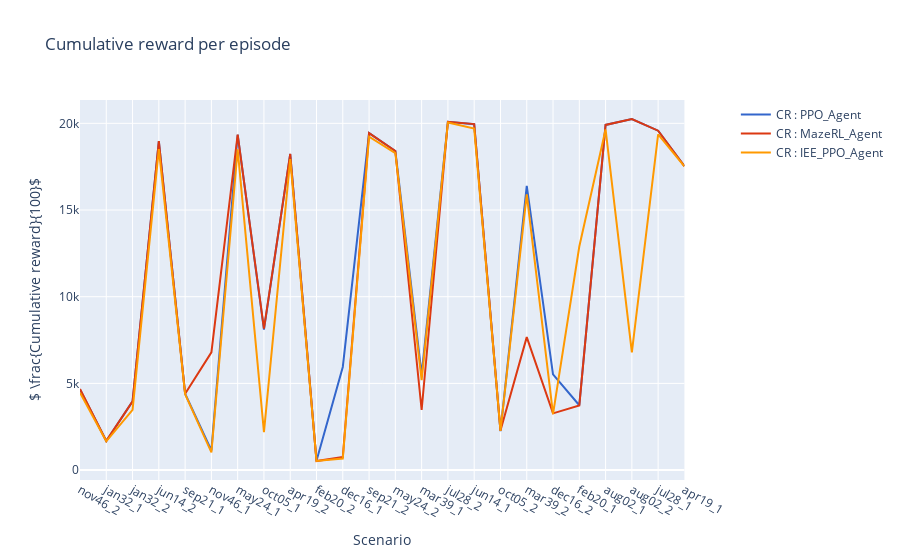

Notebook code cell kept with this figure:
### Markdown cell above
# <a class="anchor" id="cumulatives_reward">Cumulative rewards</a>

### Code cell
agents.plot_cumulative_reward(agents_results)

### Figure 1 — Plotly figure (JSON) as saved in the notebook; plotly's stock layout.template omitted (floating-point values rounded to 4 significant figures)
{"data": [{"line": {"color": "#3366CC", "width": 2}, "name": "CR : PPO_Agent", "type": "scatter", "x": ["nov46_2", "jan32_1", "jan32_2", "jun14_2", "sep21_1", "nov46_1", "may24_1", "oct05_1", "apr19_2", "feb20_2", "dec16_1", "sep21_2", "may24_2", "mar39_1", "jul28_2", "jun14_1", "oct05_2", "mar39_2", "dec16_2", "feb20_1", "aug02_1", "aug02_2", "jul28_1", "apr19_1"], "xaxis": "x", "y": [4643.0, 1676.0, 3964.0, 18980.0, 4404.0, 1136.0, 19340.0, 8096.0, 18230.0, 538.0, 5947.0, 19440.0, 18410.0, 5508.0, 20090.0, 19950.0, 2240.0, 16390.0, 5520.0, 3738.0, 19910.0, 20250.0, 19570.0, 17530.0], "yaxis": "y"}, {"line": {"color": "#DC3912", "width": 2}, "name": "CR : MazeRL_Agent", "type": "scatter", "x": ["nov46_2", "jan32_1", "jan32_2", "jun14_2", "sep21_1", "nov46_1", "may24_1", "oct05_1", "apr19_2", "feb20_2", "dec16_1", "sep21_2", "may24_2", "mar39_1", "jul28_2", "jun14_1", "oct05_2", "mar39_2", "dec16_2", "feb20_1", "aug02_1", "aug02_2", "jul28_1", "apr19_1"], "xaxis": "x", "y": [4674.0, 1682.0, 3964.0, 18980.0, 4404.0, 6790.0, 19350.0, 8161.0, 18230.0, 522.8, 749.2, 19440.0, 18410.0, 3466.0, 20090.0, 19950.0, 2279.0, 7668.0, 3270.0, 3730.0, 19910.0, 20250.0, 19580.0, 17540.0], "yaxis": "y"}, {"line": {"color": "#FF9900", "width": 2}, "name": "CR : IEE_PPO_Agent", "type": "scatter", "x": ["nov46_2", "jan32_1", "jan32_2", "jun14_2", "sep21_1", "nov46_1", "may24_1", "oct05_1", "apr19_2", "feb20_2", "dec16_1", "sep21_2", "may24_2", "mar39_1", "jul28_2", "jun14_1", "oct05_2", "mar39_2", "dec16_2", "feb20_1", "aug02_1", "aug02_2", "jul28_1", "apr19_1"], "xaxis": "x", "y": [4460.0, 1656.0, 3471.0, 18510.0, 4380.0, 1022.0, 18500.0, 2185.0, 17930.0, 522.8, 668.4, 19230.0, 18280.0, 5190.0, 20050.0, 19690.0, 2259.0, 15910.0, 3232.0, 12890.0, 19650.0, 6795.0, 19360.0, 17520.0], "yaxis": "y"}], "layout": {"title": {"text": "Cumulative reward per episode"}, "xaxis": {"anchor": "y", "domain": [0, 0.94], "title": {"text": "Scenario"}}, "yaxis": {"anchor": "x", "domain": [0, 1], "title": {"text": "$ \\frac{Cumulative reward}{100}$"}}, "yaxis2": {"anchor": "x", "overlaying": "y", "side": "right"}}}
